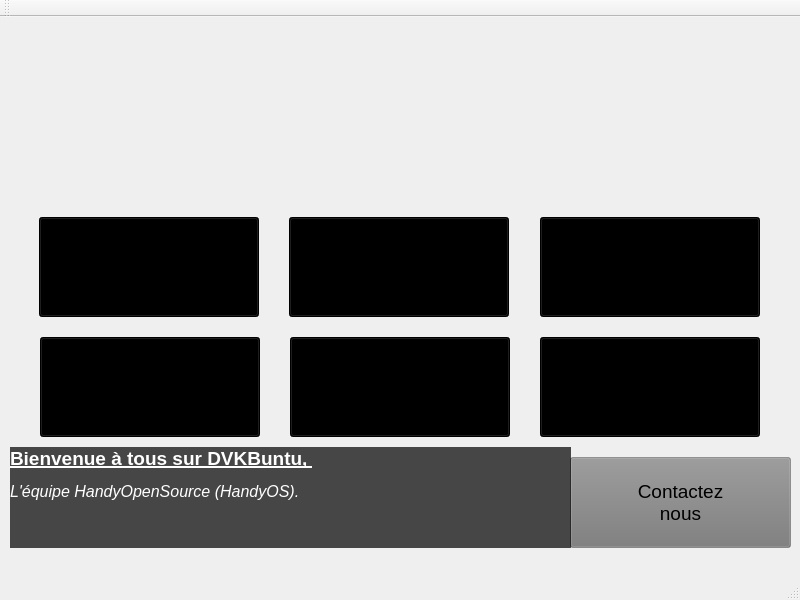
<?xml version="1.0" encoding="UTF-8"?>
<ui version="4.0">
 <class>MainWindow</class>
 <widget class="QMainWindow" name="MainWindow">
  <property name="windowModality">
   <enum>Qt::NonModal</enum>
  </property>
  <property name="enabled">
   <bool>true</bool>
  </property>
  <property name="geometry">
   <rect>
    <x>0</x>
    <y>0</y>
    <width>800</width>
    <height>600</height>
   </rect>
  </property>
  <property name="minimumSize">
   <size>
    <width>800</width>
    <height>600</height>
   </size>
  </property>
  <property name="maximumSize">
   <size>
    <width>800</width>
    <height>600</height>
   </size>
  </property>
  <property name="font">
   <font>
    <pointsize>14</pointsize>
   </font>
  </property>
  <property name="contextMenuPolicy">
   <enum>Qt::NoContextMenu</enum>
  </property>
  <property name="windowTitle">
   <string>DVKBuntu Acceuil</string>
  </property>
  <property name="windowIcon">
   <iconset resource="resources.qrc">
    <normaloff>:/images/Logo.png</normaloff>:/images/Logo.png</iconset>
  </property>
  <property name="toolTip">
   <string/>
  </property>
  <property name="layoutDirection">
   <enum>Qt::LeftToRight</enum>
  </property>
  <property name="autoFillBackground">
   <bool>false</bool>
  </property>
  <property name="styleSheet">
   <string notr="true">QMainWindow {
background-image: url(:/images/DVKBuntu-etoiles-filantes.jpg);
}</string>
  </property>
  <widget class="QWidget" name="centralWidget">
   <property name="enabled">
    <bool>true</bool>
   </property>
   <property name="contextMenuPolicy">
    <enum>Qt::NoContextMenu</enum>
   </property>
   <property name="styleSheet">
    <string notr="true">QWidget{
background-image: rgba(255, 255, 255, 0);
}</string>
   </property>
   <widget class="QPushButton" name="OuvrirFirefox">
    <property name="geometry">
     <rect>
      <x>39</x>
      <y>200</y>
      <width>220</width>
      <height>100</height>
     </rect>
    </property>
    <property name="font">
     <font>
      <pointsize>14</pointsize>
     </font>
    </property>
    <property name="toolTip">
     <string>&lt;html&gt;&lt;head/&gt;&lt;body&gt;&lt;p&gt;Lancement &lt;/p&gt;&lt;p&gt;du navigateur &lt;/p&gt;&lt;p&gt;par défaut&lt;/p&gt;&lt;/body&gt;&lt;/html&gt;</string>
    </property>
    <property name="styleSheet">
     <string notr="true">QPushButton{
background:rgb(0, 0, 0)
}</string>
    </property>
    <property name="text">
     <string>Ouvrir 
Firefox</string>
    </property>
    <property name="icon">
     <iconset theme="firefox">
      <normaloff>.</normaloff>.</iconset>
    </property>
    <property name="iconSize">
     <size>
      <width>48</width>
      <height>48</height>
     </size>
    </property>
    <property name="checkable">
     <bool>false</bool>
    </property>
    <property name="autoDefault">
     <bool>false</bool>
    </property>
   </widget>
   <widget class="QPushButton" name="OuvrirKmag">
    <property name="geometry">
     <rect>
      <x>289</x>
      <y>200</y>
      <width>220</width>
      <height>100</height>
     </rect>
    </property>
    <property name="font">
     <font>
      <pointsize>14</pointsize>
     </font>
    </property>
    <property name="toolTip">
     <string>&lt;!DOCTYPE HTML PUBLIC &quot;-//W3C//DTD HTML 4.0//EN&quot; &quot;http://www.w3.org/TR/REC-html40/strict.dtd&quot;&gt;
&lt;html&gt;&lt;head&gt;&lt;meta name=&quot;qrichtext&quot; content=&quot;1&quot; /&gt;&lt;style type=&quot;text/css&quot;&gt;
p, li { white-space: pre-wrap; }
&lt;/style&gt;&lt;/head&gt;&lt;body style=&quot; font-family:'Noto Sans'; font-size:14pt; font-weight:400; font-style:normal;&quot;&gt;
&lt;p style=&quot; margin-top:0px; margin-bottom:0px; margin-left:0px; margin-right:0px; -qt-block-indent:0; text-indent:0px;&quot;&gt;&lt;span style=&quot; font-size:10pt;&quot;&gt;Ouverture &lt;/span&gt;&lt;/p&gt;
&lt;p style=&quot; margin-top:0px; margin-bottom:0px; margin-left:0px; margin-right:0px; -qt-block-indent:0; text-indent:0px;&quot;&gt;&lt;span style=&quot; font-size:10pt;&quot;&gt;de la loupe&lt;/span&gt;&lt;/p&gt;
&lt;p style=&quot; margin-top:0px; margin-bottom:0px; margin-left:0px; margin-right:0px; -qt-block-indent:0; text-indent:0px;&quot;&gt;&lt;span style=&quot; font-size:10pt;&quot;&gt;d'écran&lt;/span&gt;&lt;/p&gt;&lt;/body&gt;&lt;/html&gt;</string>
    </property>
    <property name="styleSheet">
     <string notr="true">QPushButton{
background:rgb(0, 0, 0)
}</string>
    </property>
    <property name="text">
     <string>Ouvrir 
Kmag</string>
    </property>
    <property name="icon">
     <iconset theme="kmag">
      <normaloff>.</normaloff>.</iconset>
    </property>
    <property name="iconSize">
     <size>
      <width>48</width>
      <height>48</height>
     </size>
    </property>
   </widget>
   <widget class="QPushButton" name="ConfigORCA">
    <property name="geometry">
     <rect>
      <x>540</x>
      <y>200</y>
      <width>220</width>
      <height>100</height>
     </rect>
    </property>
    <property name="font">
     <font>
      <pointsize>14</pointsize>
     </font>
    </property>
    <property name="toolTip">
     <string>&lt;html&gt;&lt;head/&gt;&lt;body&gt;&lt;p&gt;Lancer la&lt;/p&gt;&lt;p&gt;Configuration&lt;/p&gt;&lt;p&gt;des paramètres &lt;/p&gt;&lt;p&gt;d'accessibilités&lt;/p&gt;&lt;/body&gt;&lt;/html&gt;</string>
    </property>
    <property name="styleSheet">
     <string notr="true">QPushButton{
background:rgb(0, 0, 0)
}</string>
    </property>
    <property name="text">
     <string>Accès
Handicap</string>
    </property>
    <property name="icon">
     <iconset theme="orca">
      <normaloff>.</normaloff>.</iconset>
    </property>
    <property name="iconSize">
     <size>
      <width>48</width>
      <height>48</height>
     </size>
    </property>
   </widget>
   <widget class="QPushButton" name="OuvrirSiteWeb">
    <property name="geometry">
     <rect>
      <x>40</x>
      <y>320</y>
      <width>220</width>
      <height>100</height>
     </rect>
    </property>
    <property name="font">
     <font>
      <pointsize>14</pointsize>
     </font>
    </property>
    <property name="toolTip">
     <string>&lt;html&gt;&lt;head/&gt;&lt;body&gt;&lt;p&gt;Ouverture&lt;/p&gt;&lt;p&gt;du site web&lt;/p&gt;&lt;p&gt;DVKBuntu&lt;/p&gt;&lt;/body&gt;&lt;/html&gt;</string>
    </property>
    <property name="styleSheet">
     <string notr="true">QPushButton{
background:rgb(0, 0, 0)
}</string>
    </property>
    <property name="text">
     <string>Ouvrir
Site Web</string>
    </property>
    <property name="icon">
     <iconset resource="resources.qrc">
      <normaloff>:/images/Logo.png</normaloff>:/images/Logo.png</iconset>
    </property>
    <property name="iconSize">
     <size>
      <width>48</width>
      <height>48</height>
     </size>
    </property>
   </widget>
   <widget class="QPushButton" name="Discord">
    <property name="geometry">
     <rect>
      <x>540</x>
      <y>320</y>
      <width>220</width>
      <height>100</height>
     </rect>
    </property>
    <property name="font">
     <font>
      <pointsize>14</pointsize>
     </font>
    </property>
    <property name="toolTip">
     <string>&lt;html&gt;&lt;head/&gt;&lt;body&gt;&lt;p&gt;Accès au&lt;/p&gt;&lt;p&gt;Discord de&lt;/p&gt;&lt;p&gt;DVKBuntu&lt;/p&gt;&lt;/body&gt;&lt;/html&gt;</string>
    </property>
    <property name="styleSheet">
     <string notr="true">QPushButton{
background:rgb(0, 0, 0)
}</string>
    </property>
    <property name="text">
     <string>Rejoindre
Discord </string>
    </property>
    <property name="icon">
     <iconset resource="resources.qrc">
      <normaloff>:/images/Discord.svg</normaloff>:/images/Discord.svg</iconset>
    </property>
    <property name="iconSize">
     <size>
      <width>48</width>
      <height>48</height>
     </size>
    </property>
   </widget>
   <widget class="QPushButton" name="Forum">
    <property name="geometry">
     <rect>
      <x>290</x>
      <y>320</y>
      <width>220</width>
      <height>100</height>
     </rect>
    </property>
    <property name="font">
     <font>
      <pointsize>14</pointsize>
     </font>
    </property>
    <property name="toolTip">
     <string>&lt;html&gt;&lt;head/&gt;&lt;body&gt;&lt;p&gt;Accès aux&lt;/p&gt;&lt;p&gt;forum de &lt;/p&gt;&lt;p&gt;DVKBuntu&lt;/p&gt;&lt;/body&gt;&lt;/html&gt;</string>
    </property>
    <property name="styleSheet">
     <string notr="true">QPushButton{
background:rgb(0, 0, 0)
}</string>
    </property>
    <property name="text">
     <string>Ouvrir
au forum</string>
    </property>
    <property name="icon">
     <iconset resource="resources.qrc">
      <normaloff>:/images/Forum.png</normaloff>:/images/Forum.png</iconset>
    </property>
    <property name="iconSize">
     <size>
      <width>48</width>
      <height>48</height>
     </size>
    </property>
   </widget>
   <widget class="QPushButton" name="Contacts">
    <property name="geometry">
     <rect>
      <x>570</x>
      <y>440</y>
      <width>221</width>
      <height>91</height>
     </rect>
    </property>
    <property name="sizePolicy">
     <sizepolicy hsizetype="Preferred" vsizetype="Preferred">
      <horstretch>0</horstretch>
      <verstretch>0</verstretch>
     </sizepolicy>
    </property>
    <property name="font">
     <font>
      <pointsize>14</pointsize>
     </font>
    </property>
    <property name="layoutDirection">
     <enum>Qt::LeftToRight</enum>
    </property>
    <property name="autoFillBackground">
     <bool>false</bool>
    </property>
    <property name="styleSheet">
     <string notr="true">QPushButton{
background:rgba(120, 120, 120, 120)
}</string>
    </property>
    <property name="text">
     <string>Contactez 
nous</string>
    </property>
    <property name="icon">
     <iconset resource="resources.qrc">
      <normaloff>:/images/Mail.svg</normaloff>:/images/Mail.svg</iconset>
    </property>
    <property name="iconSize">
     <size>
      <width>48</width>
      <height>48</height>
     </size>
    </property>
   </widget>
   <widget class="QLabel" name="label">
    <property name="geometry">
     <rect>
      <x>10</x>
      <y>430</y>
      <width>561</width>
      <height>101</height>
     </rect>
    </property>
    <property name="styleSheet">
     <string notr="true">QLabel{
background: rgba(0, 0, 0, 180);
}</string>
    </property>
    <property name="text">
     <string>&lt;!DOCTYPE HTML PUBLIC &quot;-//W3C//DTD HTML 4.0//EN&quot; &quot;http://www.w3.org/TR/REC-html40/strict.dtd&quot;&gt;
&lt;html&gt;&lt;head&gt;&lt;meta name=&quot;qrichtext&quot; content=&quot;1&quot; /&gt;&lt;style type=&quot;text/css&quot;&gt;
p, li { white-space: pre-wrap; }
&lt;/style&gt;&lt;/head&gt;&lt;body style=&quot; font-family:'Noto Sans'; font-size:12pt; font-weight:400; font-style:normal;&quot;&gt;
&lt;p style=&quot; margin-top:12px; margin-bottom:12px; margin-left:0px; margin-right:0px; -qt-block-indent:0; text-indent:0px;&quot;&gt;&lt;span style=&quot; font-size:14pt; font-weight:600; text-decoration: underline; color:#ffffff;&quot;&gt;Bienvenue à tous sur DVKBuntu, &lt;/span&gt;&lt;/p&gt;
&lt;p style=&quot; margin-top:12px; margin-bottom:12px; margin-left:0px; margin-right:0px; -qt-block-indent:0; text-indent:0px;&quot;&gt;&lt;span style=&quot; font-style:italic; color:#ffffff;&quot;&gt;L'équipe HandyOpenSource (HandyOS).&lt;/span&gt;&lt;/p&gt;
&lt;p style=&quot; margin-top:12px; margin-bottom:12px; margin-left:0px; margin-right:0px; -qt-block-indent:0; text-indent:0px;&quot;&gt;&lt;span style=&quot; font-size:16pt; font-weight:600; color:#ffffff;&quot;&gt;&lt;br /&gt;&lt;/span&gt;&lt;/p&gt;&lt;/body&gt;&lt;/html&gt;</string>
    </property>
   </widget>
  </widget>
  <widget class="QToolBar" name="mainToolBar">
   <attribute name="toolBarArea">
    <enum>TopToolBarArea</enum>
   </attribute>
   <attribute name="toolBarBreak">
    <bool>false</bool>
   </attribute>
  </widget>
  <widget class="QStatusBar" name="statusBar"/>
 </widget>
 <layoutdefault spacing="6" margin="11"/>
 <resources>
  <include location="resources.qrc"/>
 </resources>
 <connections/>
</ui>
